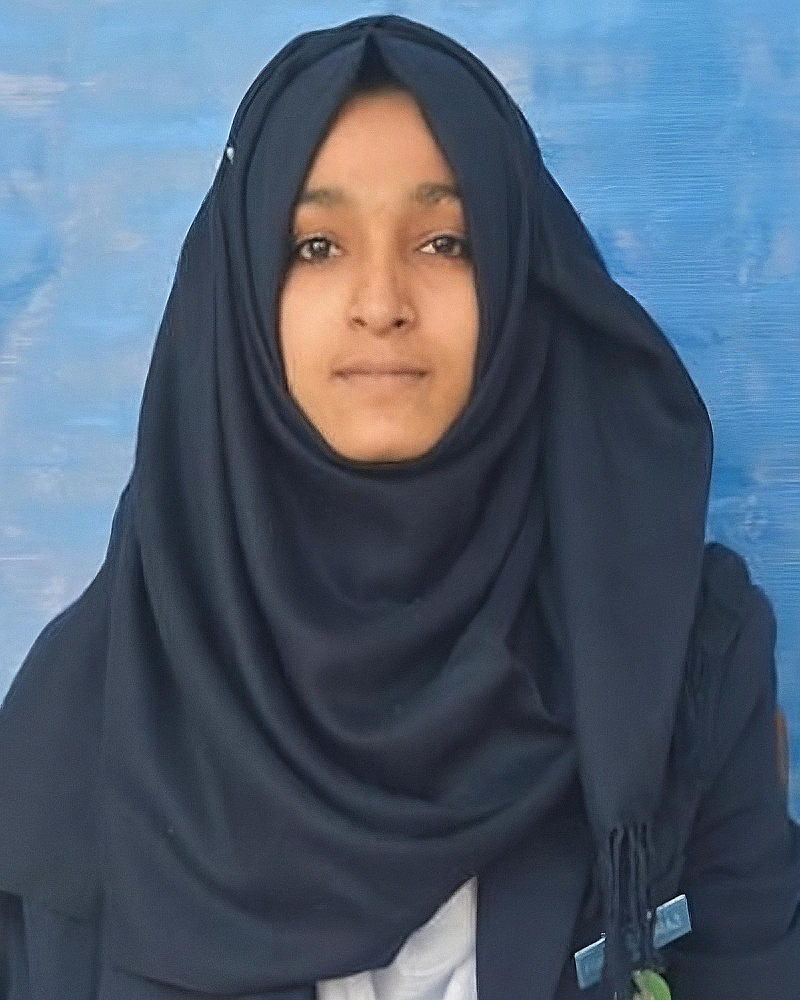
#> input picture Hira.jpeg, 1600 x 2000 px (shown at 1/2 size); its folder holds only this picture in this run
$ python jpg_to_png__or__png_to_jpg.py
#> lines starting #> are read from the running program, lines starting #| are printed output that depends on the picture
from PIL import Image
import os

Files = os.listdir()

images = [item for item in Files if item.endswith('.jpg') or item.endswith('jpeg') or item.endswith('.webp')]

height, width = 500, 500

for image in images:
    with Image.open(image) as img:
#> img is the input picture: PIL image 1600x2000 RGB; mean R, G, B 80.5, 95.7, 114.5
        img.resize((width, height)).save(f"{image[:-5]}.png" if image.endswith('.jpeg') else f"{image[:-4]}.png")
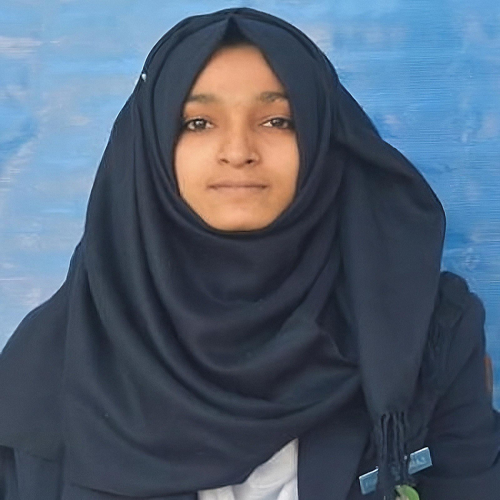
#> saved as Hira.png: PIL image 500x500 RGB; mean R, G, B 80.5, 95.7, 114.5
        img.close()
